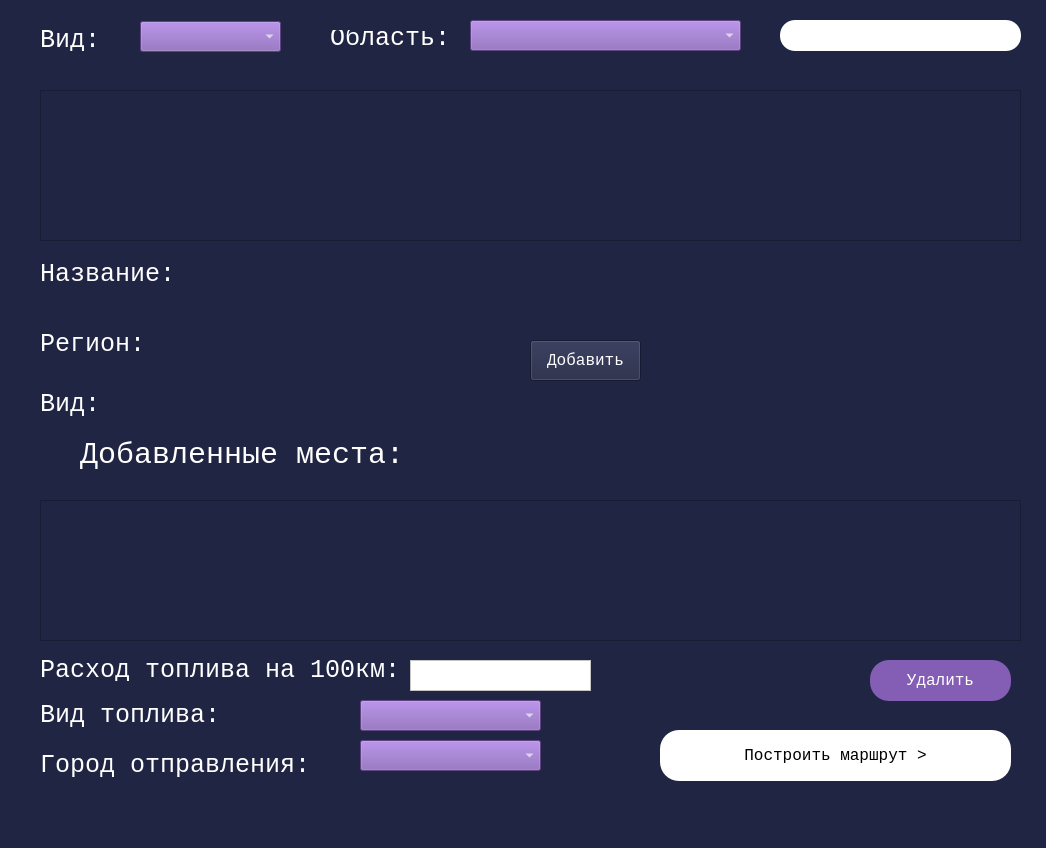
<?xml version="1.0" encoding="UTF-8"?>
<ui version="4.0">
 <class>MainWindow</class>
 <widget class="QMainWindow" name="MainWindow">
  <property name="geometry">
   <rect>
    <x>0</x>
    <y>0</y>
    <width>1046</width>
    <height>848</height>
   </rect>
  </property>
  <property name="windowTitle">
   <string>Построить маршрут</string>
  </property>
  <property name="styleSheet">
   <string notr="true">color:white;background: #202543;</string>
  </property>
  <widget class="QWidget" name="centralwidget">
   <widget class="QListWidget" name="listWidget_2">
    <property name="geometry">
     <rect>
      <x>40</x>
      <y>500</y>
      <width>981</width>
      <height>141</height>
     </rect>
    </property>
    <property name="styleSheet">
     <string notr="true">background:#202543;font-family: Courier New;
font-style: normal;
font-weight: normal;
font-size: 20px;
line-height: 34px;
/* identical to box height */


color: #FFFFFF;</string>
    </property>
   </widget>
   <widget class="QLabel" name="label_2">
    <property name="geometry">
     <rect>
      <x>40</x>
      <y>260</y>
      <width>141</width>
      <height>31</height>
     </rect>
    </property>
    <property name="font">
     <font>
      <family>Courier New</family>
      <pointsize>-1</pointsize>
      <weight>50</weight>
      <italic>false</italic>
      <bold>false</bold>
     </font>
    </property>
    <property name="styleSheet">
     <string notr="true">font-family: Courier New;
font-style: normal;
font-weight: normal;
font-size: 25px;
line-height: 34px;
/* identical to box height */


color: #FFFFFF;background-color: rgba(0,0,0,0%);</string>
    </property>
    <property name="text">
     <string>Название:</string>
    </property>
    <property name="alignment">
     <set>Qt::AlignLeading|Qt::AlignLeft|Qt::AlignTop</set>
    </property>
   </widget>
   <widget class="QLabel" name="label_3">
    <property name="geometry">
     <rect>
      <x>40</x>
      <y>330</y>
      <width>101</width>
      <height>31</height>
     </rect>
    </property>
    <property name="font">
     <font>
      <family>Courier New</family>
      <pointsize>-1</pointsize>
      <weight>50</weight>
      <italic>false</italic>
      <bold>false</bold>
     </font>
    </property>
    <property name="styleSheet">
     <string notr="true">font-family: Courier New;
font-style: normal;
font-weight: normal;
font-size: 25px;
line-height: 34px;
/* identical to box height */


color: #FFFFFF;background-color: rgba(0,0,0,0%);</string>
    </property>
    <property name="text">
     <string>Регион:</string>
    </property>
    <property name="alignment">
     <set>Qt::AlignLeading|Qt::AlignLeft|Qt::AlignTop</set>
    </property>
   </widget>
   <widget class="QLabel" name="label_4">
    <property name="geometry">
     <rect>
      <x>40</x>
      <y>390</y>
      <width>61</width>
      <height>31</height>
     </rect>
    </property>
    <property name="font">
     <font>
      <family>Courier New</family>
      <pointsize>-1</pointsize>
      <weight>50</weight>
      <italic>false</italic>
      <bold>false</bold>
     </font>
    </property>
    <property name="styleSheet">
     <string notr="true">font-family: Courier New;
font-style: normal;
font-weight: normal;
font-size: 25px;
line-height: 34px;
/* identical to box height */


color: #FFFFFF;background-color: rgba(0,0,0,0%);</string>
    </property>
    <property name="text">
     <string>Вид:</string>
    </property>
    <property name="alignment">
     <set>Qt::AlignLeading|Qt::AlignLeft|Qt::AlignTop</set>
    </property>
   </widget>
   <widget class="QLabel" name="label_5">
    <property name="geometry">
     <rect>
      <x>80</x>
      <y>440</y>
      <width>331</width>
      <height>31</height>
     </rect>
    </property>
    <property name="font">
     <font>
      <family>Courier New</family>
      <pointsize>-1</pointsize>
      <weight>50</weight>
      <italic>false</italic>
      <bold>false</bold>
     </font>
    </property>
    <property name="contextMenuPolicy">
     <enum>Qt::CustomContextMenu</enum>
    </property>
    <property name="styleSheet">
     <string notr="true">font-family: Courier New;
font-style: normal;
font-weight: normal;
font-size: 30px;
line-height: 34px;
/* identical to box height */


color: #FFFFFF;background-color: rgba(0,0,0,0%);</string>
    </property>
    <property name="text">
     <string>Добавленные места:</string>
    </property>
   </widget>
   <widget class="QPushButton" name="pushButton">
    <property name="geometry">
     <rect>
      <x>530</x>
      <y>340</y>
      <width>111</width>
      <height>41</height>
     </rect>
    </property>
    <property name="font">
     <font>
      <family>Courier New</family>
      <pointsize>12</pointsize>
      <weight>50</weight>
      <italic>false</italic>
      <bold>false</bold>
     </font>
    </property>
    <property name="styleSheet">
     <string notr="true">background: #202543;font-family: Courier New;
font-style: normal;
font-weight: normal;</string>
    </property>
    <property name="text">
     <string>Добавить</string>
    </property>
   </widget>
   <widget class="QPushButton" name="pushButton_2">
    <property name="geometry">
     <rect>
      <x>660</x>
      <y>730</y>
      <width>351</width>
      <height>51</height>
     </rect>
    </property>
    <property name="font">
     <font>
      <family>Courier New</family>
      <pointsize>12</pointsize>
      <weight>50</weight>
      <italic>false</italic>
      <bold>false</bold>
     </font>
    </property>
    <property name="styleSheet">
     <string notr="true">background: white;font-family: Courier New;
font-style: normal;
font-weight: normal;color:black;border-radius:19px</string>
    </property>
    <property name="text">
     <string>Построить маршрут &gt;</string>
    </property>
   </widget>
   <widget class="QComboBox" name="comboBox_2">
    <property name="geometry">
     <rect>
      <x>470</x>
      <y>20</y>
      <width>271</width>
      <height>31</height>
     </rect>
    </property>
    <property name="styleSheet">
     <string notr="true">color:#ffffff;background:#845DB4;font-size:15px;font-family: Courier New;</string>
    </property>
   </widget>
   <widget class="QComboBox" name="comboBox">
    <property name="geometry">
     <rect>
      <x>140</x>
      <y>21</y>
      <width>141</width>
      <height>31</height>
     </rect>
    </property>
    <property name="styleSheet">
     <string notr="true">color:#ffffff;background:#845DB4;font-size:15px;font-family: Courier New;</string>
    </property>
   </widget>
   <widget class="QLabel" name="label_7">
    <property name="geometry">
     <rect>
      <x>330</x>
      <y>30</y>
      <width>121</width>
      <height>16</height>
     </rect>
    </property>
    <property name="font">
     <font>
      <family>Courier New</family>
      <pointsize>-1</pointsize>
      <weight>50</weight>
      <italic>false</italic>
      <bold>false</bold>
     </font>
    </property>
    <property name="styleSheet">
     <string notr="true">font-family: Courier New;
font-style: normal;
font-weight: normal;
font-size: 25px;
line-height: 34px;
/* identical to box height */


color: #FFFFFF;background-color: rgba(0,0,0,0%);</string>
    </property>
    <property name="text">
     <string>Область:</string>
    </property>
   </widget>
   <widget class="QTextEdit" name="textEdit">
    <property name="geometry">
     <rect>
      <x>780</x>
      <y>20</y>
      <width>241</width>
      <height>31</height>
     </rect>
    </property>
    <property name="styleSheet">
     <string notr="true">background:white;border-radius:15px;color:#000000;font-size:15px;font-family: Courier New;</string>
    </property>
   </widget>
   <widget class="QLabel" name="label_9">
    <property name="geometry">
     <rect>
      <x>40</x>
      <y>30</y>
      <width>61</width>
      <height>21</height>
     </rect>
    </property>
    <property name="font">
     <font>
      <family>Courier New</family>
      <pointsize>-1</pointsize>
      <weight>50</weight>
      <italic>false</italic>
      <bold>false</bold>
     </font>
    </property>
    <property name="contextMenuPolicy">
     <enum>Qt::NoContextMenu</enum>
    </property>
    <property name="styleSheet">
     <string notr="true">font-family: Courier New;
font-style: normal;
font-weight: normal;
font-size: 25px;
line-height: 34px;
/* identical to box height */


color: #FFFFFF;background-color: rgba(0,0,0,0%);</string>
    </property>
    <property name="text">
     <string>Вид:</string>
    </property>
   </widget>
   <widget class="QListWidget" name="listWidget">
    <property name="geometry">
     <rect>
      <x>40</x>
      <y>90</y>
      <width>981</width>
      <height>151</height>
     </rect>
    </property>
    <property name="styleSheet">
     <string notr="true">background:#202543;font-family: Courier New;
font-style: normal;
font-weight: normal;
font-size: 20px;
line-height: 34px;
/* identical to box height */


color: #FFFFFF;</string>
    </property>
   </widget>
   <widget class="QLabel" name="label">
    <property name="geometry">
     <rect>
      <x>40</x>
      <y>660</y>
      <width>361</width>
      <height>21</height>
     </rect>
    </property>
    <property name="font">
     <font>
      <family>Courier New</family>
      <pointsize>-1</pointsize>
      <weight>50</weight>
      <italic>false</italic>
      <bold>false</bold>
     </font>
    </property>
    <property name="contextMenuPolicy">
     <enum>Qt::CustomContextMenu</enum>
    </property>
    <property name="styleSheet">
     <string notr="true">font-family: Courier New;
font-style: normal;
font-weight: normal;
font-size: 25px;
line-height: 34px;
/* identical to box height */


color: #FFFFFF;</string>
    </property>
    <property name="text">
     <string>Расход топлива на 100км:</string>
    </property>
   </widget>
   <widget class="QTextEdit" name="textEdit_2">
    <property name="geometry">
     <rect>
      <x>410</x>
      <y>660</y>
      <width>181</width>
      <height>31</height>
     </rect>
    </property>
    <property name="styleSheet">
     <string notr="true">background:white;color:black;</string>
    </property>
   </widget>
   <widget class="QComboBox" name="comboBox_3">
    <property name="geometry">
     <rect>
      <x>360</x>
      <y>700</y>
      <width>181</width>
      <height>31</height>
     </rect>
    </property>
    <property name="styleSheet">
     <string notr="true">color:#ffffff;background:#845DB4;font-size:15px;font-family: Courier New;</string>
    </property>
   </widget>
   <widget class="QLabel" name="label_10">
    <property name="geometry">
     <rect>
      <x>40</x>
      <y>700</y>
      <width>181</width>
      <height>31</height>
     </rect>
    </property>
    <property name="font">
     <font>
      <family>Courier New</family>
      <pointsize>-1</pointsize>
      <weight>50</weight>
      <italic>false</italic>
      <bold>false</bold>
     </font>
    </property>
    <property name="contextMenuPolicy">
     <enum>Qt::NoContextMenu</enum>
    </property>
    <property name="styleSheet">
     <string notr="true">font-family: Courier New;
font-style: normal;
font-weight: normal;
font-size: 25px;
line-height: 34px;
/* identical to box height */


color: #FFFFFF;</string>
    </property>
    <property name="text">
     <string>Вид топлива:</string>
    </property>
   </widget>
   <widget class="QLabel" name="label_11">
    <property name="geometry">
     <rect>
      <x>40</x>
      <y>750</y>
      <width>271</width>
      <height>31</height>
     </rect>
    </property>
    <property name="font">
     <font>
      <family>Courier New</family>
      <pointsize>-1</pointsize>
      <weight>50</weight>
      <italic>false</italic>
      <bold>false</bold>
     </font>
    </property>
    <property name="styleSheet">
     <string notr="true">font-family: Courier New;
font-style: normal;
font-weight: normal;
font-size: 25px;
line-height: 34px;
/* identical to box height */


color: #FFFFFF;</string>
    </property>
    <property name="text">
     <string>Город отправления:</string>
    </property>
   </widget>
   <widget class="QComboBox" name="comboBox_4">
    <property name="geometry">
     <rect>
      <x>360</x>
      <y>740</y>
      <width>181</width>
      <height>31</height>
     </rect>
    </property>
    <property name="styleSheet">
     <string notr="true">color:#ffffff;background:#845DB4;font-size:15px;font-family: Courier New;</string>
    </property>
   </widget>
   <widget class="QPushButton" name="pushButton_3">
    <property name="geometry">
     <rect>
      <x>870</x>
      <y>660</y>
      <width>141</width>
      <height>41</height>
     </rect>
    </property>
    <property name="font">
     <font>
      <family>Courier New</family>
      <pointsize>12</pointsize>
      <weight>50</weight>
      <italic>false</italic>
      <bold>false</bold>
     </font>
    </property>
    <property name="styleSheet">
     <string notr="true">background: #845DB4;font-family: Courier New;
font-style: normal;
font-weight: normal;border-radius:19px</string>
    </property>
    <property name="text">
     <string>Удалить</string>
    </property>
   </widget>
   <widget class="QLabel" name="label_12">
    <property name="geometry">
     <rect>
      <x>210</x>
      <y>260</y>
      <width>281</width>
      <height>51</height>
     </rect>
    </property>
    <property name="font">
     <font>
      <family>Courier New</family>
      <pointsize>-1</pointsize>
      <weight>50</weight>
      <italic>false</italic>
      <bold>false</bold>
     </font>
    </property>
    <property name="styleSheet">
     <string notr="true">background:#202543;font-family: Courier New;
font-style: normal;
font-weight: normal;
font-size: 20px;
line-height: 34px;
/* identical to box height */


color: #FFFFFF;</string>
    </property>
    <property name="text">
     <string/>
    </property>
    <property name="alignment">
     <set>Qt::AlignLeading|Qt::AlignLeft|Qt::AlignTop</set>
    </property>
    <property name="wordWrap">
     <bool>true</bool>
    </property>
   </widget>
   <widget class="QLabel" name="label_13">
    <property name="geometry">
     <rect>
      <x>210</x>
      <y>330</y>
      <width>281</width>
      <height>41</height>
     </rect>
    </property>
    <property name="font">
     <font>
      <family>Courier New</family>
      <pointsize>-1</pointsize>
      <weight>50</weight>
      <italic>false</italic>
      <bold>false</bold>
     </font>
    </property>
    <property name="styleSheet">
     <string notr="true">background:#202543;font-family: Courier New;
font-style: normal;
font-weight: normal;
font-size: 20px;
line-height: 34px;
/* identical to box height */


color: #FFFFFF;</string>
    </property>
    <property name="text">
     <string/>
    </property>
    <property name="alignment">
     <set>Qt::AlignLeading|Qt::AlignLeft|Qt::AlignTop</set>
    </property>
    <property name="wordWrap">
     <bool>true</bool>
    </property>
   </widget>
   <widget class="QLabel" name="label_14">
    <property name="geometry">
     <rect>
      <x>210</x>
      <y>390</y>
      <width>141</width>
      <height>41</height>
     </rect>
    </property>
    <property name="font">
     <font>
      <family>Courier New</family>
      <pointsize>-1</pointsize>
      <weight>50</weight>
      <italic>false</italic>
      <bold>false</bold>
     </font>
    </property>
    <property name="styleSheet">
     <string notr="true">background:#202543;font-family: Courier New;
font-style: normal;
font-weight: normal;
font-size: 20px;
line-height: 34px;
/* identical to box height */


color: #FFFFFF;</string>
    </property>
    <property name="text">
     <string/>
    </property>
    <property name="alignment">
     <set>Qt::AlignLeading|Qt::AlignLeft|Qt::AlignTop</set>
    </property>
    <property name="wordWrap">
     <bool>true</bool>
    </property>
   </widget>
   <widget class="QLabel" name="label_15">
    <property name="geometry">
     <rect>
      <x>660</x>
      <y>270</y>
      <width>361</width>
      <height>201</height>
     </rect>
    </property>
    <property name="text">
     <string/>
    </property>
   </widget>
   <widget class="QLabel" name="label_6">
    <property name="geometry">
     <rect>
      <x>0</x>
      <y>0</y>
      <width>411</width>
      <height>471</height>
     </rect>
    </property>
    <property name="text">
     <string/>
    </property>
   </widget>
   <widget class="QLabel" name="label_8">
    <property name="geometry">
     <rect>
      <x>690</x>
      <y>230</y>
      <width>361</width>
      <height>561</height>
     </rect>
    </property>
    <property name="text">
     <string/>
    </property>
   </widget>
   <zorder>label_8</zorder>
   <zorder>label_15</zorder>
   <zorder>label_6</zorder>
   <zorder>listWidget_2</zorder>
   <zorder>label_2</zorder>
   <zorder>label_3</zorder>
   <zorder>label_4</zorder>
   <zorder>label_5</zorder>
   <zorder>pushButton</zorder>
   <zorder>pushButton_2</zorder>
   <zorder>comboBox_2</zorder>
   <zorder>comboBox</zorder>
   <zorder>label_7</zorder>
   <zorder>textEdit</zorder>
   <zorder>label_9</zorder>
   <zorder>listWidget</zorder>
   <zorder>label</zorder>
   <zorder>textEdit_2</zorder>
   <zorder>comboBox_3</zorder>
   <zorder>label_10</zorder>
   <zorder>label_11</zorder>
   <zorder>comboBox_4</zorder>
   <zorder>pushButton_3</zorder>
   <zorder>label_14</zorder>
   <zorder>label_13</zorder>
   <zorder>label_12</zorder>
  </widget>
  <widget class="QMenuBar" name="menubar">
   <property name="geometry">
    <rect>
     <x>0</x>
     <y>0</y>
     <width>1046</width>
     <height>26</height>
    </rect>
   </property>
  </widget>
  <widget class="QStatusBar" name="statusbar"/>
 </widget>
 <resources/>
 <connections/>
</ui>
